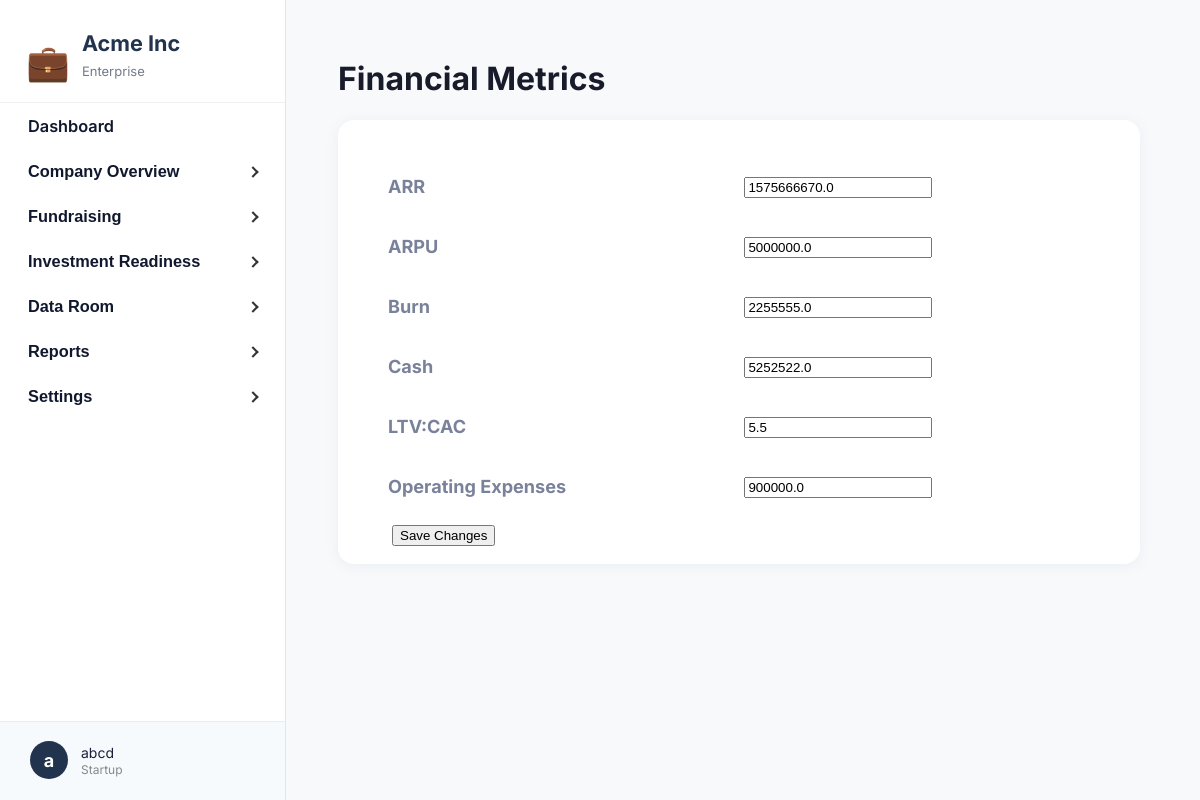
/api/startup/financial-metrics/ (signed in), run on the app's committed database.
### core/models.py (models this page shows, shortened)
class StartupProfile(models.Model):
    user = models.OneToOneField(User, on_delete=models.CASCADE, related_name='startup_profile')
    startup_name = models.CharField(max_length=150)
    role = models.CharField(max_length=100)
    email = models.EmailField()
    website = models.CharField(max_length=255)
    heard_about = models.CharField(max_length=50)
    description = models.TextField()
    audience = models.TextField()
    tech_component = models.TextField()
    your_edge = models.TextField()
    pitch_deck_url = models.CharField(max_length=255)
    startup_stage = models.CharField(max_length=50)
    problem = models.TextField()
    solution = models.TextField()
    market_research = models.CharField(max_length=20)
    business_model_mind = models.CharField(max_length=50)
    working_time = models.CharField(max_length=50)
    cofounder = models.CharField(max_length=20)
    support_needed = models.TextField()
    has_mvp = models.CharField(max_length=10)
    tested_with_customers = models.CharField(max_length=10)
    funding_source = models.CharField(max_length=100)
    early_users = models.CharField(max_length=10)
    generated_revenue = models.CharField(max_length=20)
    stage3_challenges = models.TextField()
    stage3_support = models.TextField()
    business_model = models.TextField()
    paying_customers = models.CharField(max_length=50)
    annual_revenue_4 = models.CharField(max_length=50)
    external_funding = models.CharField(max_length=50)
    acquisition_strategies = models.TextField()
    team_size = models.CharField(max_length=50)
    stage4_challenges = models.TextField()
    stage4_support = models.TextField()
    annual_revenue_5 = models.CharField(max_length=50)
    active_customers_5 = models.CharField(max_length=50)
    markets_operating = models.CharField(max_length=100)
    expansion_plans = models.TextField()
    stage5_challenges = models.TextField()
    is_approved = models.BooleanField(default=False)
    is_onboarded = models.BooleanField(default=False)
    complete_profile_submitted = models.BooleanField(default=False)
    submitted_at = models.DateTimeField(auto_now_add=True)
    arr = models.FloatField(
        null=True, blank=True, verbose_name="Annual Recurring Revenue (ARR)"
    )
    arpu = models.FloatField(
        null=True, blank=True, verbose_name="Average Revenue Per User (ARPU)"
    )
    monthly_burn = models.FloatField(null=True, blank=True)
    cash_balance = models.FloatField(null=True, blank=True)
    ltv_cac_ratio = models.FloatField(null=True, blank=True)
    operating_expenses = models.FloatField(null=True, blank=True)
    debt_obligations = models.TextField(null=True, blank=True)
    capital_raised = models.FloatField(null=True, blank=True)
    currently_raising = models.FloatField(null=True, blank=True)
    equity_offered = models.FloatField(null=True, blank=True)
    financial_forecast = models.FileField(
        upload_to='financial_forecasts/', null=True, blank=True
    )

### core/views.py (the view)
# urls.py: path('startup/financial-metrics/', startup_financial_metrics, name='startup_financial_metrics'),
@login_required
def startup_financial_metrics(request):
    profile = request.user.startup_profile
    if request.headers.get("HX-Request") == "true":
        return render(request, "startup_partials/startup_financial_metrics_partial.html", {"profile": profile})
    else:
        return render(request, "startup_financial_metrics.html", {"profile": profile})

### core/templates/startup_financial_metrics.html (shortened to what this page needs)
{% extends "startup_base.html" %}
{% load humanize %}
{% block content %}
<h1 style="font-weight: 700; margin-bottom: 22px;">Financial Metrics</h1>
<div class="metrics-card">
    <form method="POST" action="{% url 'startup_edit_financial_metrics' %}">
        <table class="metrics-table">
            <tr>
                <th>ARR</th>
                <td><input type="number" name="arr" value="{{ profile.arr|default_if_none:'' }}" step="0.01" class="form-control" style="width:180px;"></td>
            </tr>
            <tr>
                <th>ARPU</th>
                <td><input type="number" name="arpu" value="{{ profile.arpu|default_if_none:'' }}" step="0.01" class="form-control" style="width:180px;"></td>
            </tr>
            <tr>
                <th>Burn</th>
                <td><input type="number" name="monthly_burn" value="{{ profile.monthly_burn|default_if_none:'' }}" step="0.01" class="form-control" style="width:180px;"></td>
            </tr>
            <tr>
                <th>Cash</th>
                <td><input type="number" name="cash_balance" value="{{ profile.cash_balance|default_if_none:'' }}" step="0.01" class="form-control" style="width:180px;"></td>
            </tr>
            <tr>
                <th>LTV:CAC</th>
                <td><input type="number" name="ltv_cac_ratio" value="{{ profile.ltv_cac_ratio|default_if_none:'' }}" step="0.01" class="form-control" style="width:180px;"></td>
            </tr>
            <tr>
                <th>Operating Expenses</th>
                <td><input type="number" name="operating_expenses" value="{{ profile.operating_expenses|default_if_none:'' }}" step="0.01" class="form-control" style="width:180px;"></td>
            </tr>
        </table>
        <button type="submit" class="edit-btn">Save Changes</button>
    </form>
</div>
{% endblock %}

### core/templates/startup_base.html (shortened to what this page needs)
{% load static %}
<!DOCTYPE html>
<html lang="en">
<head>
</head>
<body>
<div class="layout">
    <nav class="sidebar">
        <div class="logo-box">
            <span class="logo-icon">&#128188;</span>
            <div>
                <div class="sidebar-title">Acme Inc</div>
                <div class="sidebar-subtitle">Enterprise</div>
            </div>
        </div>
        <div class="sidebar-content">
            <ul class="sidebar-nav">
                <li>
                    <a href="{% url 'startup_dashboard' %}" class="sidebar-link {% if section == 'dashboard' %}active{% endif %}">Dashboard</a>
                </li>
                <li>
                    <button class="sidebar-toggle {% if section == 'company' %}active{% endif %}" aria-expanded="false" type="button">
                        Company Overview
                        <span class="arrow"></span>
                    </button>
                </li>
                <li>
                    <button class="sidebar-toggle" aria-expanded="false" type="button">
                        Fundraising
                        <span class="arrow"></span>
                    </button>
                </li>
                <li>
                    <button class="sidebar-toggle" aria-expanded="false" type="button">
                        Investment Readiness
                        <span class="arrow"></span>
                    </button>
                </li>
                <li>
                    <button class="sidebar-toggle" aria-expanded="false" type="button">
                        Data Room
                        <span class="arrow"></span>
                    </button>
                </li>
                <li>
                    <button class="sidebar-toggle" aria-expanded="false" type="button">
                        Reports
                        <span class="arrow"></span>
                    </button>
                </li>
                <li>
                    <button class="sidebar-toggle" aria-expanded="false" type="button">
                        Settings
                        <span class="arrow"></span>
                    </button>
                </li>
            </ul>
        </div>
        <div class="sidebar-footer" id="sidebar-footer">
            <div class="sidebar-footer-circle">{{ request.user.first_name|default:"N"|slice:":1" }}</div>
            <div class="sidebar-footer-details">
                <span>{{ request.user.get_full_name|default:request.user.username }}</span>
                <small>Startup</small>
            </div>
        </div>
    </nav>
    <div id="main-content" class="main-content">
        {% block content %}{% endblock %}
    </div>
</div>
</body>
</html>

### core/templates/startup_base.html (style rules this page uses)
html, body { height: 100%; margin: 0; }
body { font-family: 'Inter', sans-serif; background: #f8f9fb; color: #181b2a; height: 100vh; }
.layout { display: flex; min-height: 100vh; }
.sidebar { width: 285px; background: #fff; border-right: 1.5px solid #e3e5e8; padding: 0; position: relative; display: flex; flex-direction: column; height: 100vh; }
.sidebar .logo-box { padding: 30px 26px 8px 26px; display: flex; align-items: center; gap: 12px; flex-shrink: 0; background: #fff; border-bottom: 1px solid #f0f0f0; }
.sidebar-content { flex: 1; overflow-y: auto; padding-bottom: 80px; }
.sidebar .logo-icon { font-size: 2.2rem; color: #22284b; }
.sidebar-title { font-weight: 700; font-size: 1.35rem; color: #22334d; margin-bottom: 7px; }
.sidebar-subtitle { font-size: 13px; color: #757a8a; margin-bottom: 15px; }
.sidebar-nav { padding: 0; margin: 0 0 30px 0; list-style: none; }
.sidebar-link, .sidebar-toggle { display: flex; align-items: center; gap: 8px; padding: 13px 28px; color: #10182e; text-decoration: none; font-weight: 600; font-size: 1.02rem; border: none; background: none; cursor: pointer; width: 100%; outline: none; transition: all 0.2s cubic-bezier(0.4, 0, 0.2, 1); border-radius: 0 16px 16px 0; margin-right: 4px; position: relative; }
.sidebar-toggle .arrow { margin-left: auto; transition: transform 0.3s cubic-bezier(0.4, 0, 0.2, 1); }
.sidebar-footer { position: absolute; left: 0; bottom: 0; width: 100%; padding: 19px 24px 21px 30px; border-top: 1px solid #ececec; background: #f6fafd; display: flex; align-items: center; gap: 13px; cursor: pointer; z-index: 10; box-sizing: border-box; transition: all 0.2s cubic-bezier(0.4, 0, 0.2, 1); }
.sidebar-footer-circle { width: 38px; height: 38px; border-radius: 50%; background: #22334d; color: #fff; display: flex; align-items: center; justify-content: center; font-size: 18px; font-weight: 700; transition: all 0.2s cubic-bezier(0.4, 0, 0.2, 1); }
.sidebar-footer-details { display: flex; flex-direction: column; gap: 1px; }
.sidebar-footer-details span { font-size: 14px; color: #191f3d; transition: color 0.2s cubic-bezier(0.4, 0, 0.2, 1); }
.sidebar-footer-details small { font-size: 12px; color: #888; transition: color 0.2s cubic-bezier(0.4, 0, 0.2, 1); }
.main-content { flex: 1; padding: 38px 54px 44px 52px; }
.arrow { display: inline-block; width: 6px; height: 6px; border-top: 2px solid #333; border-right: 2px solid #333; transform: rotate(45deg); margin-left: auto; transition: transform 0.3s cubic-bezier(0.4, 0, 0.2, 1); }

### core/templates/startup_financial_metrics.html (style rules this page uses)
.metrics-card { background: #fff; border-radius: 16px; box-shadow: 0 2px 14px #eaeef2; padding: 28px 36px 18px 36px; max-width: 730px; margin-bottom: 32px; }
.metrics-table { width: 100%; border-collapse: separate; border-spacing: 0 16px; }
.metrics-table th, .metrics-table td { text-align: left; padding: 10px 14px; font-size: 1.13rem; }
.metrics-table th { color: #7a819a; font-weight: 700; }
.metrics-table td { color: #232845; font-weight: 700; }
.edit-btn { margin-left: 18px; }

### data on the page
StartupProfile: arr "1575666670.0", arpu "5000000.0", monthly_burn "2255555.0", cash_balance "5252522.0", ltv_cac_ratio "5.5", operating_expenses "900000.0"

### other printed values
{{ request.user.first_name|default:"N"|slice:":1" }} "a"
{{ request.user.get_full_name|default:request.user.username }} "abcd"
